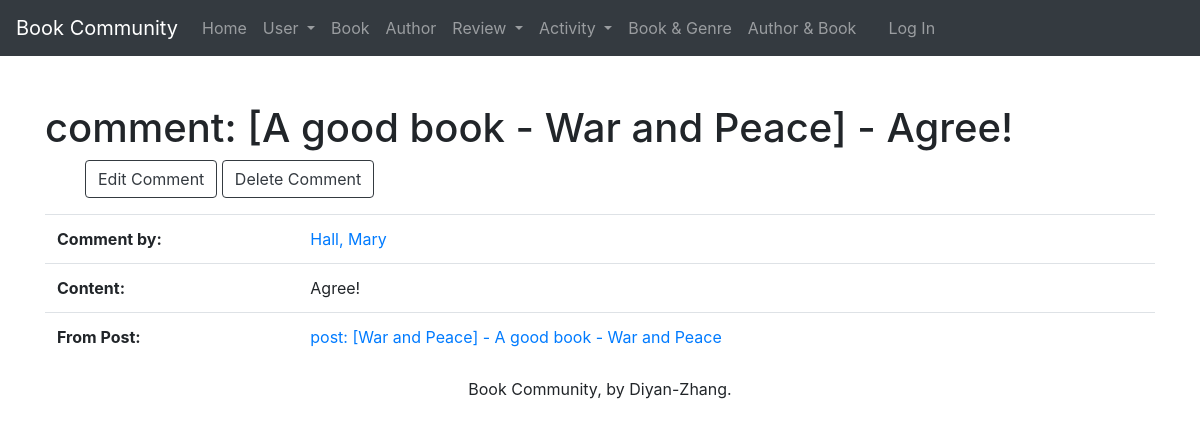
The app's page /comment/5/ (signed in) with its own data.
### webinfo/models.py (models this page shows, shortened)
class Comment(models.Model):
    comment_id = models.AutoField(primary_key=True)
    content = models.CharField(max_length=255)
    user = models.ForeignKey(SystemUser, related_name='comments', on_delete=models.PROTECT)
    post = models.ForeignKey(Post, related_name='comments', on_delete=models.PROTECT)
    def __str__(self):
        return 'comment: [%s] - %s' % (self.post.post_title, self.content)
    def get_update_url(self):
        return reverse('webinfo_comment_update_urlpattern',
                       kwargs={'pk': self.pk}
                       )
    def get_delete_url(self):
        return reverse('webinfo_comment_delete_urlpattern',
                       kwargs={'pk': self.pk}
                       )
    class Meta:
        ordering = ['post__post_title', 'content']
        constraints = [
            UniqueConstraint(fields=['user', 'content', 'post'], name='unique_comment')
        ]

class Post(models.Model):
    post_id = models.AutoField(primary_key=True)
    post_title = models.CharField(max_length=255)
    content = models.TextField(default='NA')
    user = models.ForeignKey(SystemUser, related_name='posts', on_delete=models.PROTECT)
    book = models.ForeignKey(Book, related_name='posts', on_delete=models.PROTECT)
    rate = models.ForeignKey(Rate, related_name='posts', on_delete=models.PROTECT)
    def __str__(self):
        return 'post: [%s] - %s' % (self.book.book_name, self.post_title)
    def get_absolute_url(self):
        return reverse('webinfo_post_detail_urlpattern',
                       kwargs={'pk': self.pk}
                       )
    class Meta:
        ordering = ['book', 'post_title']
        constraints = [
            UniqueConstraint(fields=['post_title', 'user', 'book'], name='unique_post')
        ]

class SystemUser(models.Model):
    systemuser_id = models.AutoField(primary_key=True)
    first_name = models.CharField(max_length=45)
    last_name = models.CharField(max_length=45)
    disambiguator = models.CharField(max_length=45, blank=True, default='')
    def __str__(self):
        result = ''
        if self.disambiguator == '':
            result = '%s, %s' % (self.last_name, self.first_name)
        else:
            result = '%s, %s (%s)' % (self.last_name, self.first_name, self.disambiguator)
        return result
    def get_absolute_url(self):
        return reverse('webinfo_user_detail_urlpattern',
                       kwargs={'pk': self.pk}
                       )
    class Meta:
        ordering = ['last_name', 'first_name', 'disambiguator']
        constraints = [
            UniqueConstraint(fields=['last_name', 'first_name', 'disambiguator'],
                             name='unique_systemuser')
        ]

class Book(models.Model):
    book_id = models.AutoField(primary_key=True)
    book_name = models.CharField(max_length=225)
    textbook_or_not = models.BooleanField(default=False)
    year = models.ForeignKey(Year, related_name='books', on_delete=models.PROTECT)
    publisher = models.ForeignKey(Publisher, related_name='books', on_delete=models.PROTECT)
    class Meta:
        ordering = ['book_name', 'year', 'publisher']
        constraints = [
            UniqueConstraint(fields=['book_name', 'year', 'publisher'], name='unique_book')
        ]

### webinfo/views.py (the view)
class CommentDetail(LoginRequiredMixin, PermissionRequiredMixin, DetailView):
    model = Comment
    permission_required = 'webinfo.view_comment'
    def get_context_data(self, **kwargs):
        context = super(DetailView, self).get_context_data(**kwargs)
        comment = self.get_object()
        user = comment.user
        post = comment.post
        context['user'] = user
        context['post'] = post
        return context

### webinfo/templates/webinfo/comment_detail.html (shortened to what this page needs)
{% extends 'webinfo/base.html' %}
{% block content %}
    <h1 class="mt-5">{{ comment }}</h1>
    <ul>
        {% if perms.webinfo.change_comment %}
            <a href="{{ comment.get_update_url }}" class="btn btn-outline-dark">
                Edit Comment</a>
        {% endif %}
        {% if perms.webinfo.delete_comment %}
            <a href="{{ comment.get_delete_url }}" class="btn btn-outline-dark">
                Delete Comment</a>
        {% endif %}
    </ul>
    <section>
        <p class="lead">
            <table class="table table-hover">
                <tbody>
                    <tr>
                        <th scope="row">Comment by:</th>
                        <td><a href="{{ user.get_absolute_url }}">{{ user }}</a></td>
                    </tr>
                    <tr>
                        <th scope="row">Content:</th>
                        <td>{{ comment.content }}</td>
                    </tr>
                    <tr>
                        <th scope="row">From Post:</th>
                        <td><a href="{{ post.get_absolute_url }}">{{ post }}</a></td>
                    </tr>
                </tbody>
            </table>
        </p>
    </section>
{% endblock %}

### records on screen
Comment: post+content "comment: [A good book - War and Peace] - Agree!", content "Agree!"
SystemUser: disambiguator+last_name+first_name "Hall, Mary"
Post: book+post_title "post: [War and Peace] - A good book - War and Peace"
